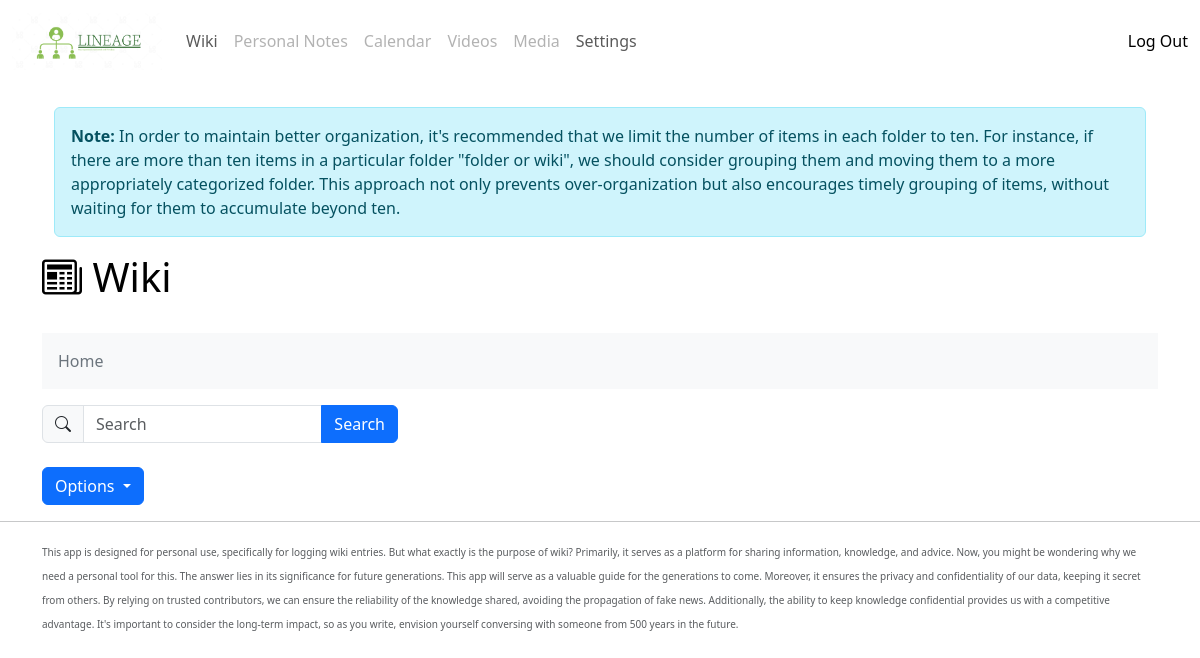
The app's page /wiki/home/ (signed in), older data.
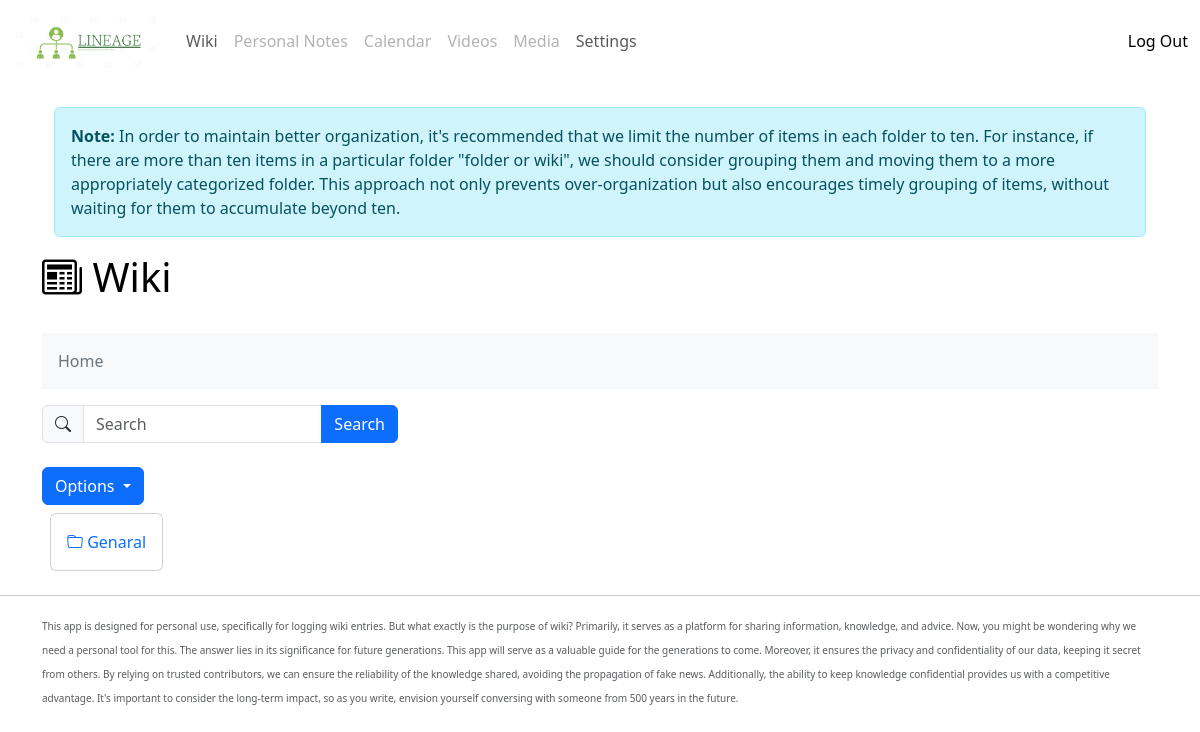
The same page, newer data.
### wiki/models.py (models this page shows, shortened)
class WikiFolder(models.Model):
    name = models.CharField(unique=True, max_length=255)
    folder_id = models.IntegerField()
    created_by = models.IntegerField()
    created_at = models.DateTimeField(auto_now_add=True)
    updated_by = models.IntegerField()
    updated_at = models.DateTimeField(auto_now_add=True)
    deleted_at = models.DateTimeField(null=True, blank=True)

### wiki/views.py (the view)
# urls.py: path('home/', views.wiki_home, name='wiki home'),
@login_required(login_url='/')
def wiki_home(request):
    wiki_folders = WikiFolder.objects.filter(folder_id = 0)
    wikis = WikiContent.objects.filter(folder_id = 0)
    context = {
        'wiki_folders': wiki_folders,
        'wikis': wikis,
        'folder_id': 0
    }
    return render(request, 'wiki/wiki_home.html', context)

### wiki/templates/wiki/wiki_home.html (shortened to what this page needs)
{% extends "base.html" %}
{% block content %}
    {% load static %}
    <link rel="stylesheet" href="{% static 'wiki/style.css' %}">
		<div class="container">
			<div class="alert alert-info">
				<strong>Note:</strong> In order to maintain better organization, it's recommended that we limit the number of items in each folder to ten. For instance, if there are more than ten items in a particular folder "folder or wiki", we should consider grouping them and moving them to a more appropriately categorized folder. This approach not only prevents over-organization but also encourages timely grouping of items, without waiting for them to accumulate beyond ten.
			</div>
		</div>
		<h1>
			<a class="header-link" href="{% url 'wiki home' %}">
				<i class="bi bi-newspaper"></i>
				Wiki
			</a>
		</h1>
    <nav aria-label="breadcrumb">
        <ol class="breadcrumb text-bg-light p-3">
            <li class="breadcrumb-item">
                {% if trail|length == 0 %}
                    <span class="text-secondary">Home</span>
                {% else %}
                    <a href="{% url 'wiki home' %}">Home</a>
                {% endif %}
            </li>
        </ol>
    </nav>
    <div class="row">
        <div class="col-md-4">
            <form action="{% url 'wiki search' %}" method="get">
                <div class="input-group">
                    <span class="input-group-text">
                        <i class="bi bi-search"></i>
                    </span>
                    <input type="text" class="form-control" name="search" placeholder="Search" aria-label="Search">
                    <button type="submit" class="btn btn-primary">Search</button>
                </div>
            </form>
        </div>
      <div class="col-md-8"></div>
    </div>
    <br/>
    <div class="dropdown">
        <button type="button" class="btn btn-primary dropdown-toggle" data-bs-toggle="dropdown" aria-expanded="false">
            Options
        </button>
    </div>
    {% for folder in wiki_folders %}
        <div class="card float-md-start m-2">
            <div class="card-body">
                <a href="{% url 'wiki folder' folder.id %}" class="text-decoration-none">
                    <i class="bi bi-folder"></i>
                    {{ folder.name }}
                </a>
            </div>
        </div>
    {% endfor %}
    <div class="clearfix"></div>
{% endblock %}

Row changes from the older to the newer data that the page shows:
added WikiFolder: name "Genaral"
